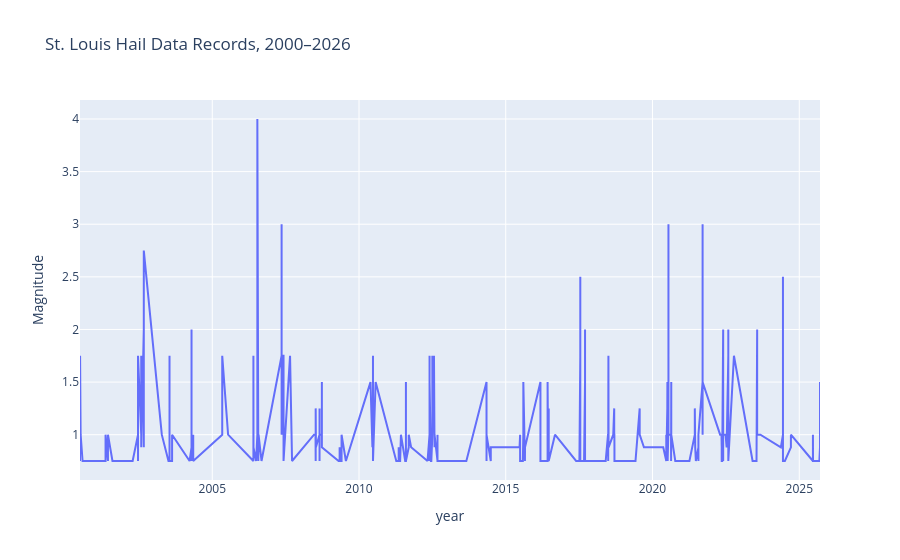

The code cell stored with this chart in its notebook:
### Markdown cell above
**Which two chart types will you use, and what part of the question should each make easier to answer? Specify the time, location, and quantitative encodings.**

Your answer: I will use the time-series line plot and the bubble scatterplot. The time series line plot will show the change in hail magnitude throughout the years, and the bubble scatter plot will show the change in hail magnitude throughout the different areas in St. Louis.

### Code cell
# Create Figure 1 with a descriptive title, units, useful hover fields, and suitable dimensions.
# If animated, use chronological frames and fixed scales.
fig = px.line(hail_df, x='BEGIN_DATE', y='MAGNITUDE',
              title='St. Louis Hail Data Records, 2000–2026',
              labels={'BEGIN_DATE':'year', 'MAGNITUDE':'Magnitude'})
fig.show()

### Figure 1 — Plotly figure (JSON) as saved in the notebook; plotly's stock layout.template omitted (floating-point values rounded to 4 significant figures; data arrays with more than 128 entries replaced by an {"elided": "..."} marker saying what was removed)
{"data": [{"hovertemplate": "year=%{x}<br>Magnitude=%{y}<extra></extra>", "legendgroup": "", "line": {"color": "#636efa", "dash": "solid"}, "marker": {"symbol": "circle"}, "mode": "lines", "name": "", "orientation": "v", "showlegend": false, "type": "scatter", "x": {"elided": "415 str values"}, "xaxis": "x", "y": {"elided": "415 float values"}, "yaxis": "y"}], "layout": {"legend": {"tracegroupgap": 0}, "title": {"text": "St. Louis Hail Data Records, 2000–2026"}, "xaxis": {"anchor": "y", "domain": [0, 1], "title": {"text": "year"}}, "yaxis": {"anchor": "x", "domain": [0, 1], "title": {"text": "Magnitude"}}}}
